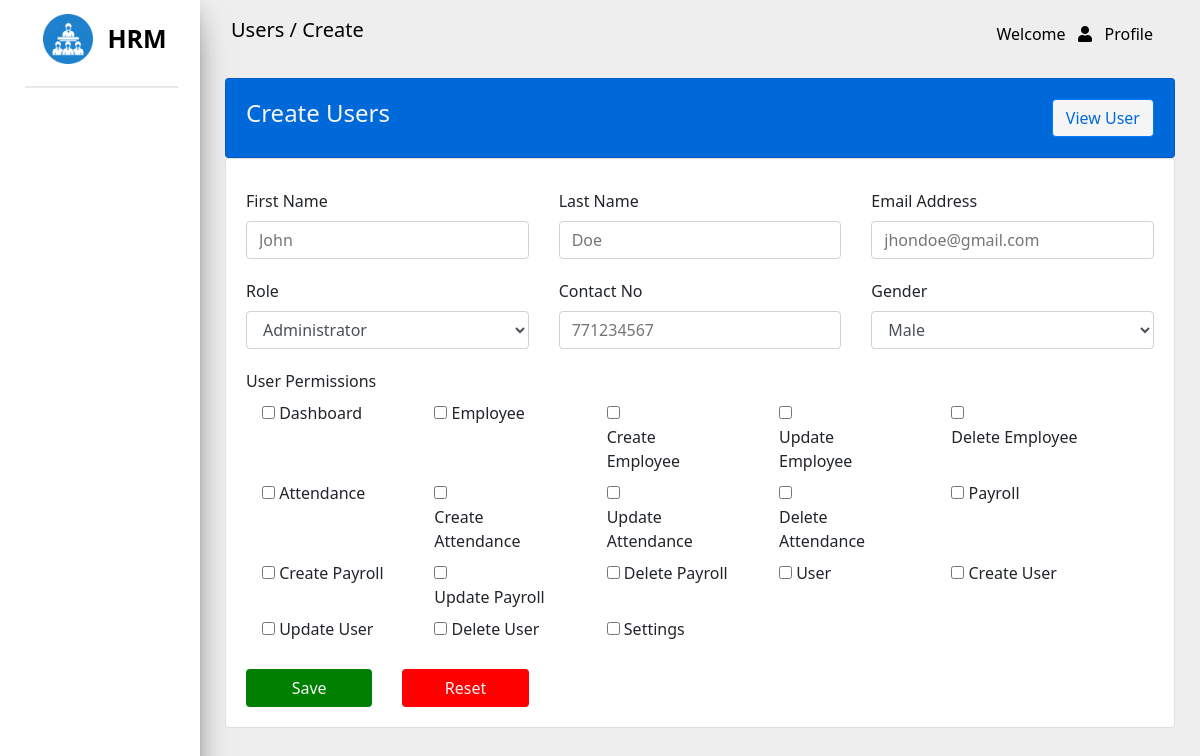
Screenshot of /pages/users/create.php with the database file from the repository.
### tables this page shows
CREATE TABLE IF NOT EXISTS `features` (
  `id` int NOT NULL AUTO_INCREMENT,
  `featurename` varchar(65) NOT NULL,
  `code` varchar(65) NOT NULL,
  PRIMARY KEY (`id`)
);

### core/services/user-service.php (called while the page is built, shortened)
<?php
    function getAllFeatures($conn) {
        $query = "SELECT * FROM features ORDER BY 1 ASC";
        return $conn->query($query);
    }
?>

### pages/users/create.php (the view, shortened to what this page needs)
<?php
    require '../../core/services/user-service.php';
?>
<!DOCTYPE html>
<html lang="en">
<head>
    <link rel="stylesheet" href="https://use.fontawesome.com/releases/v5.7.0/css/all.css"
>
    <link rel="stylesheet" href="../../assets/css/common.css" />
    <link rel="stylesheet" href="../../assets/css/users.css" />
</head>
<body>
    <div class="row max-width">
        <div class="col-md-2 side-content">
            <img src="../../assets/images/hrm.png" width="50px" />
            <label>HRM</label>
            <br />
            <div class="break-line"></div>
        </div>
        <div class="col-md-10 nav-content">
            <nav class="navbar">
                <label class="navbar-brand">Users / Create</label>
                <div class="dropdown">
                    <button class="dropbtn" onclick="showDropDown()">
                        Welcome <?php echo getUserName();?> &nbsp
                        <span class="fa fa-user" onclick="showDropDown()"></span> &nbsp Profile
                    </button>
                </div>
            </nav>
            <div class="column maintain-paddings">
                <div class="card main-card">
                    <div class="row more-top-margin">
                        <div class="col-md-9">
                            <h4>Create Users</h4>
                        </div>
                        <div class="col-md-3">
                            <a href="./" class="btn btn-primary btn-small">View User</a>
                        </div>
                    </div>
                </div>
                <div class="card">
                    <div class="create-form">
                        <form method="POST" action="../../core/services/user-service.php">
                            <div class="row extra-row">
                                <div class="col-md-4">
                                    <label for="fnameInput">First Name</label>
                                    <input type="text" name="firstname" class="form-control" required id="fnameInput"
                                        placeholder="John">
                                </div>
                                <div class="col-md-4">
                                    <label for="lnameInput">Last Name</label>
                                    <input type="text" class="form-control" name="lastname" required id="lnameInput"
                                        placeholder="Doe">
                                </div>
                                <div class="col-md-4">
                                    <label for="emailInput">Email Address</label>
                                    <input type="email" class="form-control" name="email" required id="emailInput"
                                        placeholder="jhondoe@gmail.com">
                                </div>
                                <div class="col-md-4 top-margin">
                                    <label for="roleSelect">Role</label>
                                    <select class="form-control" id="roleSelect" name="role">
                                        <option value="0">Administrator</option>
                                    </select>
                                </div>
                                <div class="col-md-4 top-margin">
                                    <label for="contactNoInput">Contact No</label>
                                    <div class="input-group">
                                        <input type="text" name="contactno" class="form-control" id="contactNoInput"
                                            placeholder="771234567">
                                    </div>
                                </div>
                                <div class="col-md-4 top-margin">
                                    <label for="genderSelect">Gender</label>
                                    <select class="form-control" id="genderSelect" name="gender">
                                        <option value="0">Male</option>
                                    </select>
                                </div>
                                <div class="col-md-12 top-margin">
                                    <label>User Permissions</label>
                                    <div class="row">
                                        <?php
                                            $result = getAllFeatures($conn);
                                            while($row = mysqli_fetch_assoc($result)) {
                                        ?>
                                        <div class="col-md-2 form-check form-check-inline">
                                            <input class="form-check-input" type="checkbox"
                                                name="<?php echo $row["code"]?>" value="1"
                                                id="<?php echo $row["id"]?>">
                                            <label class="form-check-label">
                                                <?php echo $row["featurename"];?>
                                            </label>
                                        </div>
                                        <?php
                                            }
                                        ?>
                                    </div>
                                </div>
                                <div class="col-md-2 top-margin">
                                    <input type="submit" class="btn btn-success" value="Save" name="saveUser">
                                </div>
                                <div class="col-md-2 top-margin">
                                    <a href="./create.php" class="btn btn-danger">Reset</a>
                                </div>
                            </div>
                        </form>
                    </div>
                </div>
            </div>
        </div>
    </div>
</body>
</html>

### assets/css/users.css (style rules this page uses)
.card { padding: 10px; }
.extra-row { flex-direction: row; align-items: flex-end; }
.create-form { padding:10px; margin-top: 10px; }
.more-top-margin { padding: 10px; }
.top-margin { margin-top: 20px; }
.btn-small { width: 50%; float:right; color: #0069d9; background-color: whitesmoke; }
.form-check { margin-left: 16px; }
.main-card { background-color: #0069d9; color:whitesmoke; }

### rows the page displays
features: featurename "Dashboard"
features: featurename "Employee"
features: featurename "Create Employee"
features: featurename "Update Employee"
features: featurename "Delete Employee"
features: featurename "Attendance"
features: featurename "Create Attendance"
features: featurename "Update Attendance"
features: featurename "Delete Attendance"
features: featurename "Payroll"
features: featurename "Create Payroll"
features: featurename "Update Payroll"
features: featurename "Delete Payroll"
features: featurename "User"
features: featurename "Create User"
features: featurename "Update User"
features: featurename "Delete User"
features: featurename "Settings"
